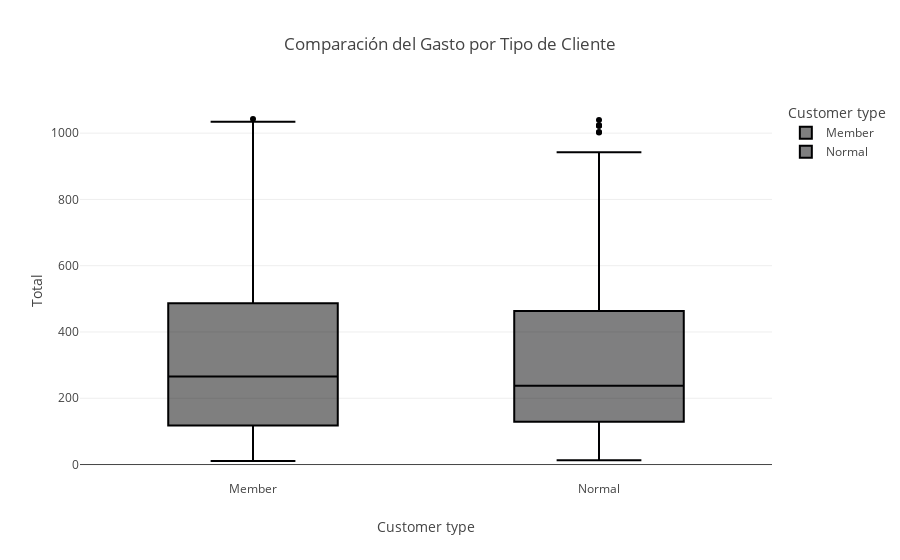

Notebook code for this chart:
### Code cell
# 4. Comparación del Gasto por Tipo de Cliente
fig = px.box(df, x='Customer type', y='Total', color='Customer type', title='Comparación del Gasto por Tipo de Cliente')
fig.show()

### Figure 1 — Plotly figure (JSON) as saved in the notebook; plotly's stock layout.template omitted (floating-point values rounded to 4 significant figures; data arrays with more than 128 entries replaced by an {"elided": "..."} marker saying what was removed)
{"data": [{"alignmentgroup": "True", "hovertemplate": "Customer type=%{x}<br>Total=%{y}<extra></extra>", "legendgroup": "Member", "marker": {"color": "#000001"}, "name": "Member", "notched": false, "offsetgroup": "Member", "orientation": "v", "showlegend": true, "type": "box", "x": {"elided": "501 str values"}, "x0": " ", "xaxis": "x", "y": {"elided": "501 float values"}, "y0": " ", "yaxis": "y"}, {"alignmentgroup": "True", "hovertemplate": "Customer type=%{x}<br>Total=%{y}<extra></extra>", "legendgroup": "Normal", "marker": {"color": "#000002"}, "name": "Normal", "notched": false, "offsetgroup": "Normal", "orientation": "v", "showlegend": true, "type": "box", "x": {"elided": "499 str values"}, "x0": " ", "xaxis": "x", "y": {"elided": "499 float values"}, "y0": " ", "yaxis": "y"}], "layout": {"boxmode": "overlay", "legend": {"title": {"text": "Customer type"}, "tracegroupgap": 0}, "title": {"text": "Comparación del Gasto por Tipo de Cliente"}, "xaxis": {"anchor": "y", "categoryarray": ["Member", "Normal"], "categoryorder": "array", "domain": [0, 1], "title": {"text": "Customer type"}}, "yaxis": {"anchor": "x", "domain": [0, 1], "title": {"text": "Total"}}}}
